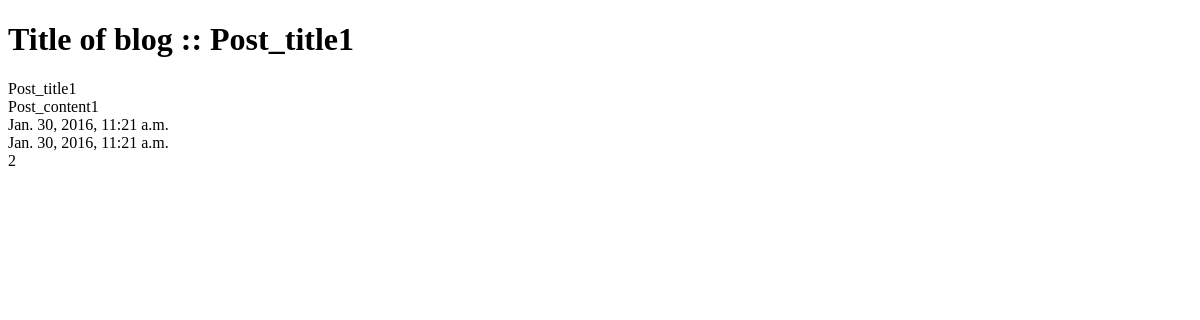
Before: /posts/2/ with the older database file.
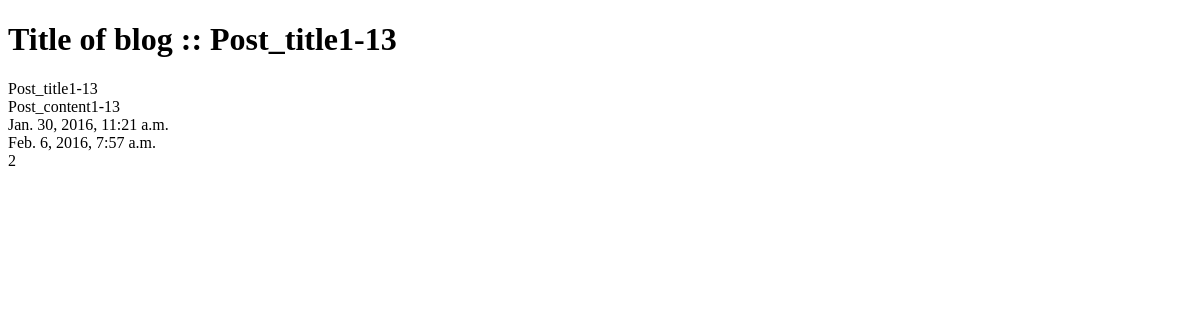
After: the same page with the newer database file.
### posts/models.py (models this page shows, shortened)
class Post(models.Model):
    title = models.CharField(max_length=120) #max_length 120
    content = models.TextField()
    updated = models.DateTimeField(auto_now=True, auto_now_add=False)
    timestamp = models.DateTimeField(auto_now=False, auto_now_add=True)

### posts/views.py (the view)
# urls.py: url(r'^(?P<id>\d+)/$', post_detail, name='detail'),
def post_detail(request, id):
    instance = get_object_or_404(Post, id=id)
    context_data = {
            "instance_list": instance,
            "title":instance.title,
    }
    return render(request, "post_detail.html", context_data)

### templates/post_detail.html (shortened to what this page needs)
{%  extends "base.html" %}
{% block content %}
    <h1>Title of blog :: {{ title }} </h1>
        {{ instance_list.title }}<br/>
        {{ instance_list.content }}<br/>
        {{ instance_list.timestamp }}<br/>
        {{ instance_list.updated }}<br/>
        {{ instance_list.id }}<br/>
{% endblock content %}

Changed rows visible on the page:
changed Post id 2: title "Post_title1" → "Post_title1-13"; content "Post_content1" → "Post_content1-13"; updated "Jan. 30, 2016, 11:21 a.m." → "Feb. 6, 2016, 7:57 a.m."
